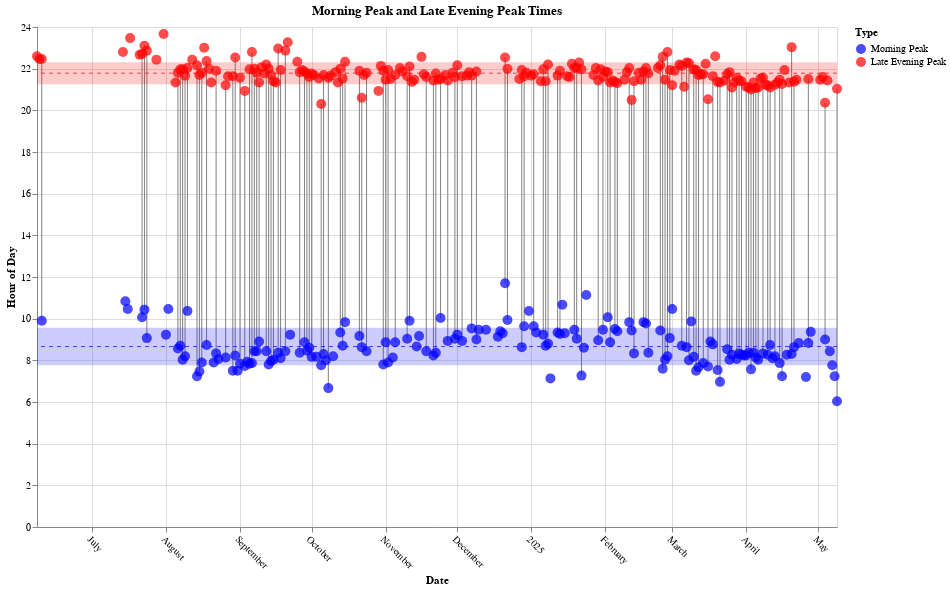

The notebook cell this image was saved under:
### Markdown cell above
# Look for patterns between MP and LEP

### Code cell
import circadian
reload(circadian)

circadian.draw_mp_to_lep_2(merge_all_types())

### Figure 1 — Vega-Lite specification as saved in the notebook (floating-point values rounded to 4 significant figures; data arrays with more than 128 entries replaced by an {"elided": "..."} marker saying what was removed)
{"config": {"view": {"continuousWidth": 300, "continuousHeight": 300}, "axis": {"grid": true}}, "layer": [{"data": {"name": "data-cf98ba38a86eeb92d23adc70b373f317"}, "mark": {"type": "rule", "color": "gray"}, "encoding": {"x": {"axis": {"labelAngle": 45}, "field": "dayAndNightOf", "title": "Date", "type": "temporal"}, "y": {"field": "MP_Hour", "title": "Hour of Day", "type": "quantitative"}, "y2": {"field": "LEP_Hour_Adj"}}}, {"data": {"name": "data-5c7e38193300b9c434600ff8da08a595"}, "mark": {"type": "point", "filled": true, "size": 100}, "encoding": {"color": {"field": "Type", "scale": {"domain": ["Morning Peak", "Late Evening Peak"], "range": ["blue", "red"]}, "type": "nominal"}, "tooltip": [{"field": "dayAndNightOf", "format": "%Y-%m-%d", "title": "Date", "type": "temporal"}, {"field": "Hour", "format": ".2f", "title": "Time", "type": "quantitative"}, {"field": "Type", "type": "nominal"}], "x": {"field": "dayAndNightOf", "type": "temporal"}, "y": {"field": "Hour", "type": "quantitative"}}}, {"data": {"name": "data-b246ab161f8d6704883580abaaa45211"}, "mark": {"type": "rule", "color": "blue", "opacity": 0.7, "strokeDash": [4, 4]}, "encoding": {"y": {"field": "avg", "type": "quantitative"}}}, {"data": {"name": "data-ed1245bdbfb28b4cb066841b3d528841"}, "mark": {"type": "rule", "color": "red", "opacity": 0.7, "strokeDash": [4, 4]}, "encoding": {"y": {"field": "avg", "type": "quantitative"}}}, {"data": {"name": "data-9d8c456a421dce5ba2416737c7929e43"}, "mark": {"type": "rect", "color": "blue", "opacity": 0.2}, "encoding": {"y": {"field": "lower", "type": "quantitative"}, "y2": {"field": "upper"}}}, {"data": {"name": "data-ea8cda51c72411c2d3905d5e89d4adac"}, "mark": {"type": "rect", "color": "red", "opacity": 0.2}, "encoding": {"y": {"field": "lower", "type": "quantitative"}, "y2": {"field": "upper"}}}], "height": 500, "title": "Morning Peak and Late Evening Peak Times", "width": 800, "$schema": "https://vega.github.io/schema/vega-lite/v5.20.1.json", "datasets": {"data-cf98ba38a86eeb92d23adc70b373f317": {"elided": "238 records"}, "data-5c7e38193300b9c434600ff8da08a595": {"elided": "476 records"}, "data-b246ab161f8d6704883580abaaa45211": [{"avg": 8.66}], "data-ed1245bdbfb28b4cb066841b3d528841": [{"avg": 21.78}], "data-9d8c456a421dce5ba2416737c7929e43": [{"lower": 7.761, "upper": 9.56, "type": "MP"}], "data-ea8cda51c72411c2d3905d5e89d4adac": [{"lower": 21.26, "upper": 22.31, "type": "LEP"}]}}
